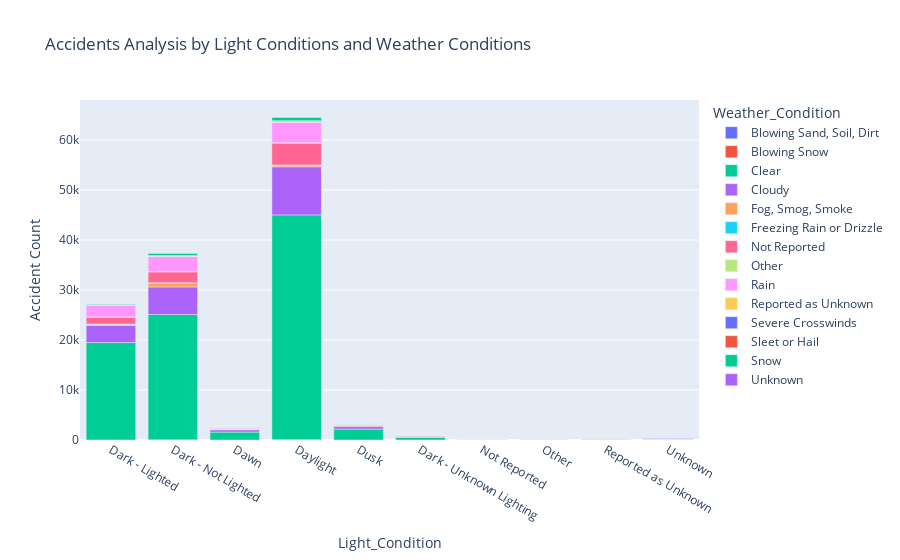

The code cell stored with this chart in its notebook:
### Code cell
# Visualize with Plotly Express
fig = px.bar(
    accidents_analysis,
    x='Light_Condition',
    y='Accident_Count',
    color='Weather_Condition',
    labels={'Accident_Count': 'Accident Count', 'Avg_Fatality': 'Average Fatality'},
    title='Accidents Analysis by Light Conditions and Weather Conditions',
)

fig.show()

# Close the database connection
engine.dispose()

### Figure 1 — Plotly figure (JSON) as saved in the notebook; plotly's stock layout.template omitted (floating-point values rounded to 4 significant figures)
{"data": [{"alignmentgroup": "True", "hovertemplate": "Weather_Condition=Blowing Sand, Soil, Dirt<br>Light_Condition=%{x}<br>Accident Count=%{y}<extra></extra>", "legendgroup": "Blowing Sand, Soil, Dirt", "marker": {"color": "#636efa", "pattern": {"shape": ""}}, "name": "Blowing Sand, Soil, Dirt", "offsetgroup": "Blowing Sand, Soil, Dirt", "orientation": "v", "showlegend": true, "textposition": "auto", "type": "bar", "x": ["Dark - Lighted", "Dark - Not Lighted", "Dawn", "Daylight", "Dusk"], "xaxis": "x", "y": [4, 11, 2, 28, 2], "yaxis": "y"}, {"alignmentgroup": "True", "hovertemplate": "Weather_Condition=Blowing Snow<br>Light_Condition=%{x}<br>Accident Count=%{y}<extra></extra>", "legendgroup": "Blowing Snow", "marker": {"color": "#EF553B", "pattern": {"shape": ""}}, "name": "Blowing Snow", "offsetgroup": "Blowing Snow", "orientation": "v", "showlegend": true, "textposition": "auto", "type": "bar", "x": ["Dark - Lighted", "Dark - Not Lighted", "Dawn", "Daylight", "Dusk"], "xaxis": "x", "y": [7, 35, 3, 47, 1], "yaxis": "y"}, {"alignmentgroup": "True", "hovertemplate": "Weather_Condition=Clear<br>Light_Condition=%{x}<br>Accident Count=%{y}<extra></extra>", "legendgroup": "Clear", "marker": {"color": "#00cc96", "pattern": {"shape": ""}}, "name": "Clear", "offsetgroup": "Clear", "orientation": "v", "showlegend": true, "textposition": "auto", "type": "bar", "x": ["Dark - Lighted", "Dark - Not Lighted", "Dark - Unknown Lighting", "Dawn", "Daylight", "Dusk", "Not Reported", "Other", "Reported as Unknown", "Unknown"], "xaxis": "x", "y": [19477, 25047, 575, 1572, 44954, 2194, 25, 25, 75, 90], "yaxis": "y"}, {"alignmentgroup": "True", "hovertemplate": "Weather_Condition=Cloudy<br>Light_Condition=%{x}<br>Accident Count=%{y}<extra></extra>", "legendgroup": "Cloudy", "marker": {"color": "#ab63fa", "pattern": {"shape": ""}}, "name": "Cloudy", "offsetgroup": "Cloudy", "orientation": "v", "showlegend": true, "textposition": "auto", "type": "bar", "x": ["Dark - Lighted", "Dark - Not Lighted", "Dark - Unknown Lighting", "Dawn", "Daylight", "Dusk", "Not Reported", "Other", "Reported as Unknown", "Unknown"], "xaxis": "x", "y": [3441, 5530, 74, 470, 9632, 498, 6, 8, 18, 16], "yaxis": "y"}, {"alignmentgroup": "True", "hovertemplate": "Weather_Condition=Fog, Smog, Smoke<br>Light_Condition=%{x}<br>Accident Count=%{y}<extra></extra>", "legendgroup": "Fog, Smog, Smoke", "marker": {"color": "#FFA15A", "pattern": {"shape": ""}}, "name": "Fog, Smog, Smoke", "offsetgroup": "Fog, Smog, Smoke", "orientation": "v", "showlegend": true, "textposition": "auto", "type": "bar", "x": ["Dark - Lighted", "Dark - Not Lighted", "Dark - Unknown Lighting", "Dawn", "Daylight", "Dusk", "Not Reported", "Other", "Reported as Unknown", "Unknown"], "xaxis": "x", "y": [244, 794, 10, 137, 315, 8, 1, 2, 2, 2], "yaxis": "y"}, {"alignmentgroup": "True", "hovertemplate": "Weather_Condition=Freezing Rain or Drizzle<br>Light_Condition=%{x}<br>Accident Count=%{y}<extra></extra>", "legendgroup": "Freezing Rain or Drizzle", "marker": {"color": "#19d3f3", "pattern": {"shape": ""}}, "name": "Freezing Rain or Drizzle", "offsetgroup": "Freezing Rain or Drizzle", "orientation": "v", "showlegend": true, "textposition": "auto", "type": "bar", "x": ["Dark - Lighted", "Dark - Not Lighted", "Dark - Unknown Lighting", "Dawn", "Daylight", "Dusk"], "xaxis": "x", "y": [11, 36, 1, 3, 42, 2], "yaxis": "y"}, {"alignmentgroup": "True", "hovertemplate": "Weather_Condition=Not Reported<br>Light_Condition=%{x}<br>Accident Count=%{y}<extra></extra>", "legendgroup": "Not Reported", "marker": {"color": "#FF6692", "pattern": {"shape": ""}}, "name": "Not Reported", "offsetgroup": "Not Reported", "orientation": "v", "showlegend": true, "textposition": "auto", "type": "bar", "x": ["Dark - Lighted", "Dark - Not Lighted", "Dark - Unknown Lighting", "Dawn", "Daylight", "Dusk", "Not Reported", "Reported as Unknown", "Unknown"], "xaxis": "x", "y": [1412, 2192, 158, 148, 4391, 202, 79, 39, 51], "yaxis": "y"}, {"alignmentgroup": "True", "hovertemplate": "Weather_Condition=Other<br>Light_Condition=%{x}<br>Accident Count=%{y}<extra></extra>", "legendgroup": "Other", "marker": {"color": "#B6E880", "pattern": {"shape": ""}}, "name": "Other", "offsetgroup": "Other", "orientation": "v", "showlegend": true, "textposition": "auto", "type": "bar", "x": ["Dark - Lighted", "Dark - Not Lighted", "Dark - Unknown Lighting", "Dawn", "Daylight", "Dusk", "Not Reported", "Other", "Reported as Unknown", "Unknown"], "xaxis": "x", "y": [26, 47, 3, 4, 52, 2, 1, 8, 5, 6], "yaxis": "y"}, {"alignmentgroup": "True", "hovertemplate": "Weather_Condition=Rain<br>Light_Condition=%{x}<br>Accident Count=%{y}<extra></extra>", "legendgroup": "Rain", "marker": {"color": "#FF97FF", "pattern": {"shape": ""}}, "name": "Rain", "offsetgroup": "Rain", "orientation": "v", "showlegend": true, "textposition": "auto", "type": "bar", "x": ["Dark - Lighted", "Dark - Not Lighted", "Dark - Unknown Lighting", "Dawn", "Daylight", "Dusk", "Not Reported", "Other", "Reported as Unknown", "Unknown"], "xaxis": "x", "y": [2320, 3056, 76, 219, 4110, 197, 1, 12, 11, 10], "yaxis": "y"}, {"alignmentgroup": "True", "hovertemplate": "Weather_Condition=Reported as Unknown<br>Light_Condition=%{x}<br>Accident Count=%{y}<extra></extra>", "legendgroup": "Reported as Unknown", "marker": {"color": "#FECB52", "pattern": {"shape": ""}}, "name": "Reported as Unknown", "offsetgroup": "Reported as Unknown", "orientation": "v", "showlegend": true, "textposition": "auto", "type": "bar", "x": ["Dark - Lighted", "Dark - Not Lighted", "Dark - Unknown Lighting", "Dawn", "Daylight", "Dusk", "Not Reported", "Other", "Reported as Unknown"], "xaxis": "x", "y": [27, 57, 28, 4, 35, 4, 1, 3, 143], "yaxis": "y"}, {"alignmentgroup": "True", "hovertemplate": "Weather_Condition=Severe Crosswinds<br>Light_Condition=%{x}<br>Accident Count=%{y}<extra></extra>", "legendgroup": "Severe Crosswinds", "marker": {"color": "#636efa", "pattern": {"shape": ""}}, "name": "Severe Crosswinds", "offsetgroup": "Severe Crosswinds", "orientation": "v", "showlegend": true, "textposition": "auto", "type": "bar", "x": ["Dark - Lighted", "Dark - Not Lighted", "Dawn", "Daylight", "Dusk"], "xaxis": "x", "y": [21, 52, 3, 132, 4], "yaxis": "y"}, {"alignmentgroup": "True", "hovertemplate": "Weather_Condition=Sleet or Hail<br>Light_Condition=%{x}<br>Accident Count=%{y}<extra></extra>", "legendgroup": "Sleet or Hail", "marker": {"color": "#EF553B", "pattern": {"shape": ""}}, "name": "Sleet or Hail", "offsetgroup": "Sleet or Hail", "orientation": "v", "showlegend": true, "textposition": "auto", "type": "bar", "x": ["Dark - Lighted", "Dark - Not Lighted", "Dawn", "Daylight", "Dusk", "Unknown"], "xaxis": "x", "y": [29, 54, 3, 137, 4, 1], "yaxis": "y"}, {"alignmentgroup": "True", "hovertemplate": "Weather_Condition=Snow<br>Light_Condition=%{x}<br>Accident Count=%{y}<extra></extra>", "legendgroup": "Snow", "marker": {"color": "#00cc96", "pattern": {"shape": ""}}, "name": "Snow", "offsetgroup": "Snow", "orientation": "v", "showlegend": true, "textposition": "auto", "type": "bar", "x": ["Dark - Lighted", "Dark - Not Lighted", "Dark - Unknown Lighting", "Dawn", "Daylight", "Dusk", "Not Reported", "Other", "Reported as Unknown", "Unknown"], "xaxis": "x", "y": [168, 447, 10, 31, 691, 42, 1, 1, 1, 1], "yaxis": "y"}, {"alignmentgroup": "True", "hovertemplate": "Weather_Condition=Unknown<br>Light_Condition=%{x}<br>Accident Count=%{y}<extra></extra>", "legendgroup": "Unknown", "marker": {"color": "#ab63fa", "pattern": {"shape": ""}}, "name": "Unknown", "offsetgroup": "Unknown", "orientation": "v", "showlegend": true, "textposition": "auto", "type": "bar", "x": ["Dark - Lighted", "Dark - Not Lighted", "Dark - Unknown Lighting", "Dawn", "Daylight", "Dusk", "Other", "Unknown"], "xaxis": "x", "y": [15, 67, 24, 2, 44, 5, 1, 106], "yaxis": "y"}], "layout": {"barmode": "relative", "legend": {"title": {"text": "Weather_Condition"}, "tracegroupgap": 0}, "title": {"text": "Accidents Analysis by Light Conditions and Weather Conditions"}, "xaxis": {"anchor": "y", "domain": [0, 1], "title": {"text": "Light_Condition"}}, "yaxis": {"anchor": "x", "domain": [0, 1], "title": {"text": "Accident Count"}}}}
